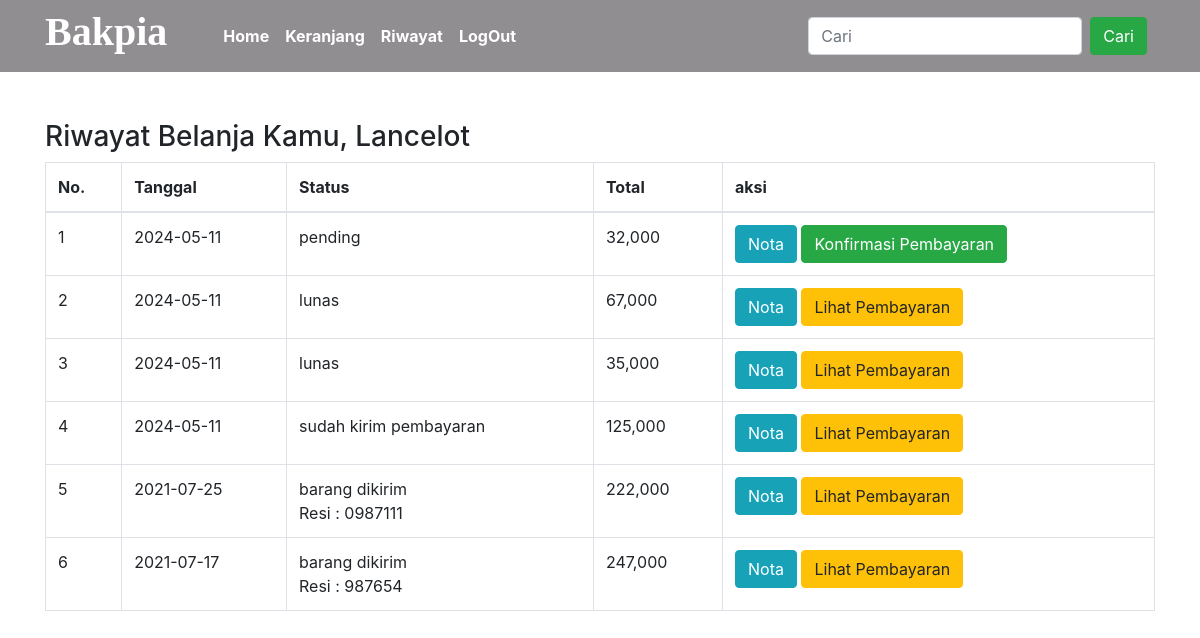
Page /MPTI-FIX/RPL/riwayat.php (signed in) on the committed database.
### tables this page shows
CREATE TABLE `pembelian` (
  `id_pembelian` int(11) NOT NULL,
  `id_pelanggan` int(11) NOT NULL,
  `id_ongkir` int(6) NOT NULL,
  `tgl_pembelian` date NOT NULL,
  `total_pembelian` int(11) NOT NULL,
  `nama_kota` varchar(100) NOT NULL,
  `tarif` int(11) NOT NULL,
  `alamat_pengiriman` text NOT NULL,
  `status_pembelian` varchar(100) NOT NULL DEFAULT 'pending',
  `resi_pengiriman` varchar(50) NOT NULL
);

### MPTI-FIX/RPL/riwayat.php (the view, shortened to what this page needs)
<?php
include 'koneksi.php';
?>
<!DOCTYPE html>
<html>
<head>
    <link rel="stylesheet" href="https://stackpath.bootstrapcdn.com/bootstrap/4.3.1/css/bootstrap.min.css">
    <link rel="stylesheet" type="text/css" href="fontawesome/css/all.min.css">
    <link rel="stylesheet" type="text/css" href="style.css">
</head>
<body>
  <?php include 'template/navbar.php'; ?>
  <section class="riwayat" style="margin-top: 10%;">
  	<div class="container">
  		<h3>Riwayat Belanja Kamu, <?php echo $_SESSION ["pelanggan"]["nama_pelanggan"]  ?></h3>
  		<table class="table table-bordered">
  			<thead>
  				<tr>
	  				<th>No.</th>
	  				<th>Tanggal</th>
	  				<th>Status</th>
	  				<th>Total</th>
	  				<th>aksi</th>
  				</tr>
  			</thead>
  			<tbody>
  				<?php $nomor = 1; ?>
  				<?php
  					$id_pelanggan = $_SESSION["pelanggan"]["id_pelanggan"];
  					$ambil = $koneksi->query("SELECT * FROM pembelian WHERE id_pelanggan='$id_pelanggan' ORDER BY id_pembelian DESC");
  					while ($pecah = $ambil->fetch_assoc()){
  				 ?>
  					<tr>
  						<td><?php echo $nomor; ?></td>
  						<td><?php echo $pecah["tgl_pembelian"];  ?></td>
  						<td>
                <?php echo $pecah ["status_pembelian"]; ?><br>
                <?php if (!empty($pecah['resi_pengiriman'])): ?>
                  Resi : <?php echo $pecah['resi_pengiriman']; ?>
                <?php endif ?>
                </td>
  						<td><?php echo number_format( $pecah ["total_pembelian"]); ?></td>
  						<td>
  							<a href="nota.php?id=<?php echo $pecah ["id_pembelian"]; ?>" class="btn btn-info">Nota</a>
                  <?php   if ($pecah['status_pembelian']=="pending"): ?>
  							<a href="pembayaran.php?id=<?php echo $pecah ["id_pembelian"]; ?>" class="btn btn-success">Konfirmasi Pembayaran
                </a>
                <?php else: ?>
                  <a href="lihat_pembayaran.php?id=<?php echo $pecah ["id_pembelian"]; ?>" class="btn btn-warning">Lihat Pembayaran</a>
                <?php endif ?>
  						</td>
  					</tr>
  					<?php $nomor++; ?>
  					<?php 	} ?>
  			</tbody>
  		</table>
  	</div>
  </section>
</body>
</html>

### rows in the picture
pembelian: tgl_pembelian "2024-05-11", status_pembelian "pending", total_pembelian "32,000"
pembelian: tgl_pembelian "2024-05-11", status_pembelian "lunas", total_pembelian "67,000"
pembelian: tgl_pembelian "2024-05-11", status_pembelian "lunas", total_pembelian "35,000"
pembelian: tgl_pembelian "2024-05-11", status_pembelian "sudah kirim pembayaran", total_pembelian "125,000"
pembelian: tgl_pembelian "2021-07-25", status_pembelian "barang dikirim", resi_pengiriman "0987111", total_pembelian "222,000"
pembelian: tgl_pembelian "2021-07-17", status_pembelian "barang dikirim", resi_pengiriman "987654", total_pembelian "247,000"

### other values in the picture
$_SESSION ["pelanggan"]["nama_pelanggan"] "Lancelot"
